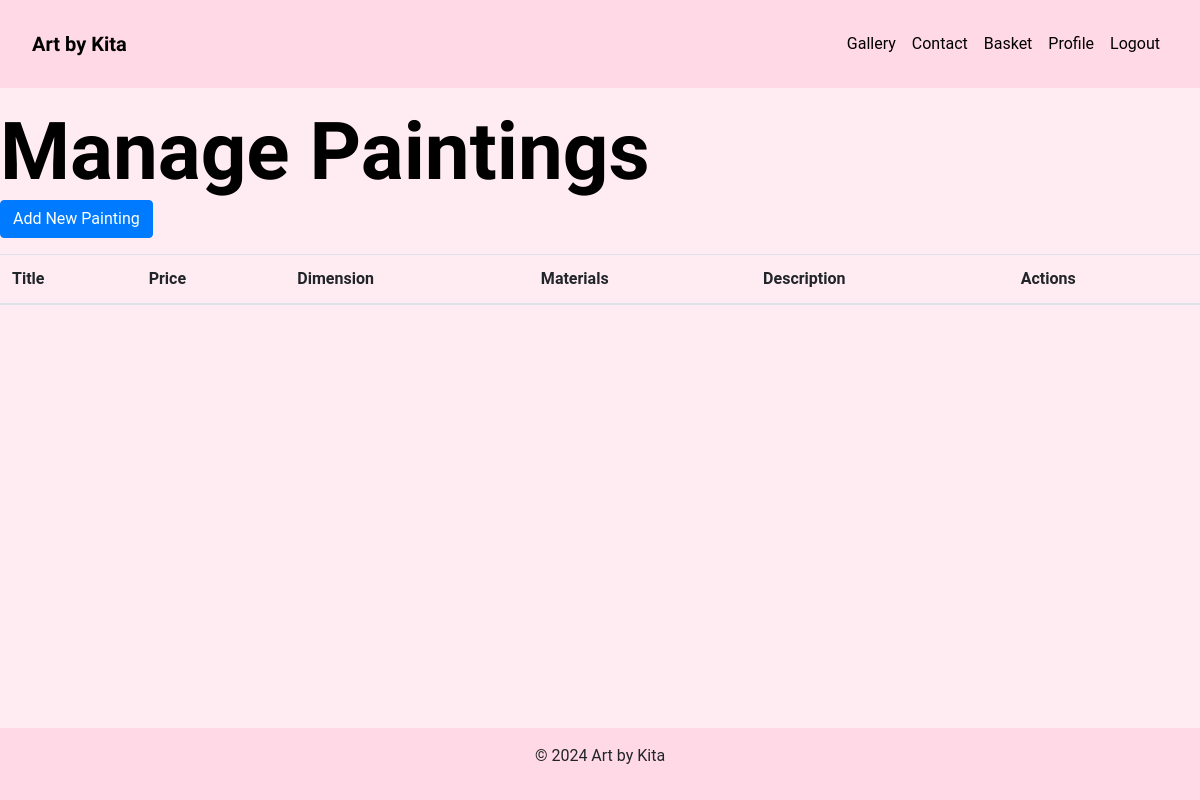
/gallery/manage/ (signed in), run on an earlier commit of the app's database.
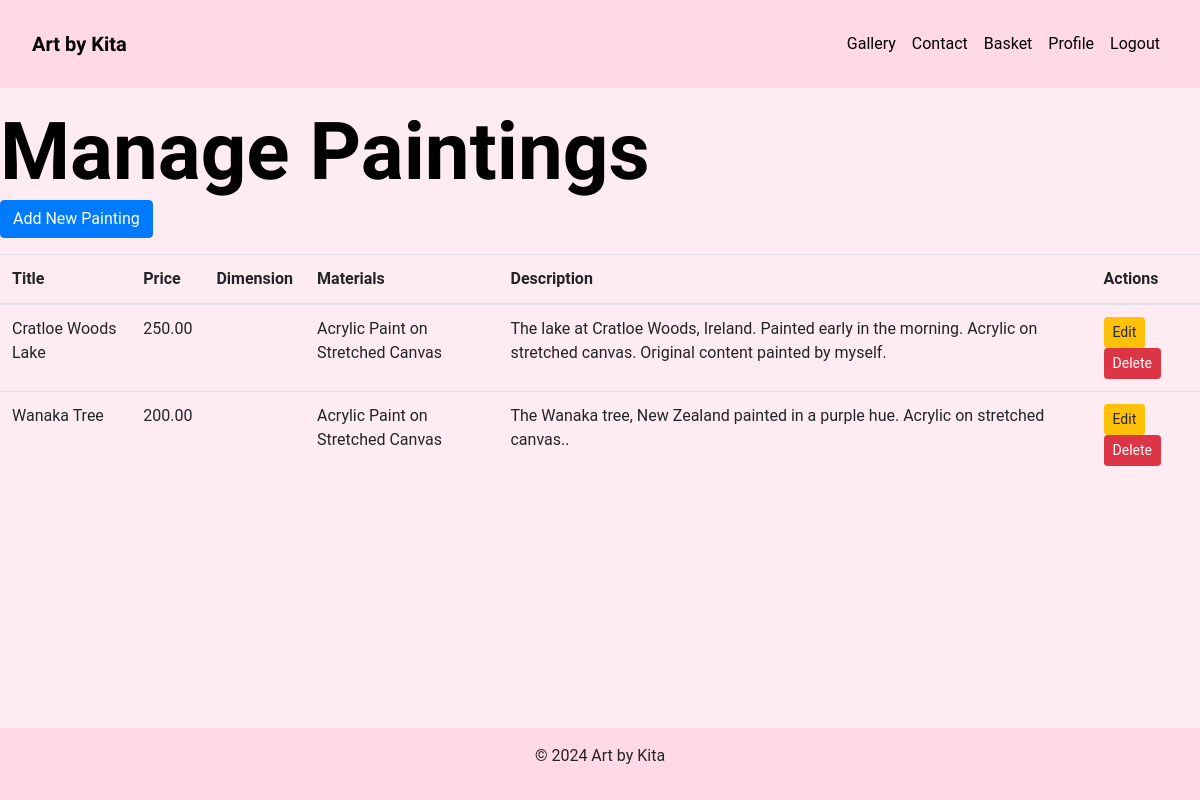
And on a later commit of the database.
### gallery/models.py (models this page shows, shortened)
class Painting(models.Model):
    title = models.CharField(max_length=50)
    description = models.TextField()
    dimensions = models.CharField(max_length=50)
    materials = models.CharField(max_length=150)
    image = CloudinaryField('image', folder='paintings')
    price = models.DecimalField(max_digits=6, decimal_places=2)

### gallery/views.py (the view)
# urls.py: path('manage/', views.manage_paintings, name='manage_paintings'),
@login_required
@staff_required(login_url='login')  # Redirect to login if not staff
def manage_paintings(request):
    paintings = Painting.objects.all()
    return render(request, 'gallery/manage_paintings.html', {'paintings': paintings})

### gallery/views.py (called while the page is built)
def staff_required(login_url=None):
    return user_passes_test(lambda u: u.is_staff, login_url=login_url)

### home/context_processors.py (called while the page is built)
def current_year(request):
    return {
        'current_year': datetime.datetime.now().year
    }

### gallery/templates/gallery/manage_paintings.html
{% extends 'base.html' %}
{% load static %}
{% block content %}
<h2>Manage Paintings</h2>
<a href="{% url 'gallery:create_painting' %}" class="btn btn-primary">Add New Painting</a>
<table class="table mt-3">
    <thead>
        <tr>
            <th>Title</th>
            <th>Price</th>
            <th>Dimension</th>
            <th>Materials</th>
            <th>Description</th>
            <th>Actions</th>
        </tr>
    </thead>
    <tbody>
        {% for painting in paintings %}
        <tr>
            <td>{{ painting.title }}</td>
            <td>{{ painting.price }}</td>
            <td>{{ painting.dimension }}</td>
            <td>{{ painting.materials }}</td>
            <td>{{ painting.description }}</td>
            <td>
                <a href="{% url 'gallery:edit_painting' painting.id %}" class="btn btn-sm btn-warning">Edit</a>
                <a href="{% url 'gallery:delete_painting' painting.id %}" class="btn btn-sm btn-danger">Delete</a>
            </td>
        </tr>
        {% endfor %}
    </tbody>
</table>
{% endblock %}

What changed in the data, as far as the page shows it:
added Painting: title "Cratloe Woods Lake", price "250.00", materials "Acrylic Paint on Stretched Canvas", description "The lake at Cratloe Woods, Ireland. Painted early in the morning. Acrylic on stretched canvas. Original content painted by myself."
added Painting: title "Wanaka Tree", price "200.00", materials "Acrylic Paint on Stretched Canvas", description "The Wanaka tree, New Zealand painted in a purple hue. Acrylic on stretched canvas.."
